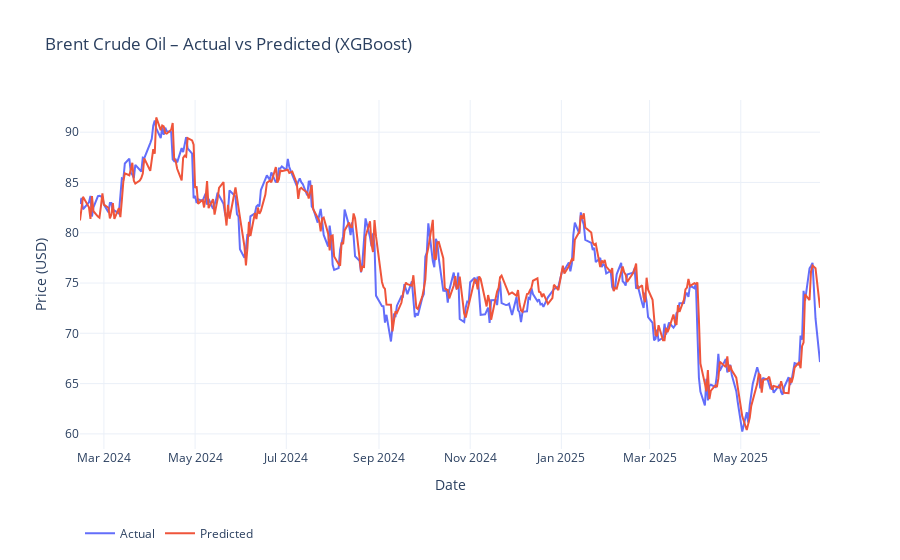

Source (notebook cell):
### Markdown cell above
## XGBOOST

### Code cell
import yfinance as yf
import pandas as pd
import numpy as np
from xgboost import XGBRegressor
from sklearn.metrics import (
    mean_squared_error,
    mean_absolute_error,
    mean_absolute_percentage_error,
    r2_score,
    explained_variance_score
)
import plotly.graph_objects as go

SEED = 42
np.random.seed(SEED)

# === 1. Download Brent crude oil price data ==================================
df = (
    yf.download("BZ=F", start="2011-06-13", end="2025-06-25")[['Close']]
      .rename(columns={'Close': 'Price'})
      .dropna()
)

# === 2. Load & align embeddings =============================================
emb = (
    pd.read_csv('../Data/raw/embeddings_feature_news_embeddings_Word2Vec_HF_En.csv', parse_dates=['date'])
      .set_index('date')
)
emb = emb.reindex(df.index).ffill().bfill()
sent = (
    pd.read_csv('../Data/raw/daily_sent.csv', parse_dates=['Date'])
      .set_index('Date')
)

df['SENT_1'] = emb['embedding_2d_1_mean']
df['SENT_2'] = emb['embedding_2d_2_mean']
df['cosine_sim']            = emb['cosine_sim']
df['drift']                 = emb['drift']
df['drift_velocity']        = emb['drift_velocity']
df['drift_velocity_diff']   = emb['drift_velocity_diff']
df['drift_acceleration']    = emb['drift_acceleration']
df['var_2d_1']              = emb['embedding_2d_1_var_daily']
df['var_2d_2']              = emb['embedding_2d_2_var_daily']
df['sentiment']             = sent['avg_score']

# === 3. Costruzione delle lag-feature =======================================
for lag in range(1, 6):
    df[f'price_lag_{lag}'] = df['Price'].shift(lag)

df['target'] = df['Price'].shift(-1)
df.dropna(inplace=True)

# === 4. Train-test split (90/10) ============================================
feat_cols = [
    'Price','SENT_1','SENT_2',
    'cosine_sim','drift','drift_velocity','drift_velocity_diff','drift_acceleration',
    'var_2d_1','var_2d_2',
    'sentiment'
]

X = df[feat_cols]
y = df['target']
split_idx = int(len(df) * 0.9)
X_train, X_test = X.iloc[:split_idx], X.iloc[split_idx:]
y_train, y_test = y.iloc[:split_idx], y.iloc[split_idx:]

# === 5. Train XGBoost ======================================================
xgb = XGBRegressor(
    n_estimators=200,
    max_depth=6,
    learning_rate=0.07,
    subsample=0.9,
    colsample_bytree=0.9,
    random_state=SEED,
    n_jobs=-1,
    tree_method="hist"  # "gpu_hist" se hai una GPU
)
xgb.fit(X_train, y_train)
preds = xgb.predict(X_test)

# === 6. Metriche di valutazione ============================================
def smape(y_true, y_pred):
    denom = (np.abs(y_true) + np.abs(y_pred)) / 2
    return np.mean(np.abs(y_true - y_pred) / denom) * 100

def theils_u(y_true, y_pred):
    rmsfe = np.sqrt(np.mean((y_pred - y_true) ** 2))
    denom = (np.sqrt(np.mean(y_true ** 2)) +
             np.sqrt(np.mean(y_pred ** 2)))
    return rmsfe / denom

metrics = {
    "RMSE": np.sqrt(mean_squared_error(y_test, preds)),
    "MAE": mean_absolute_error(y_test, preds),
    "MAPE (%)": mean_absolute_percentage_error(y_test, preds) * 100,
    "sMAPE (%)": smape(y_test.values, preds),
    "R²": r2_score(y_test, preds),
    "Explained Variance": explained_variance_score(y_test, preds),
    "Theil’s U": theils_u(y_test.values, preds),
    "Directional Accuracy (%)": (
        np.mean(
            np.sign(y_test.values[1:] - y_test.values[:-1]) ==
            np.sign(preds[1:] - y_test.values[:-1])
        ) * 100
    )
}

print(pd.Series(metrics).to_frame('XGBoost').round(4))

# === 7. Grafico Plotly Actual vs Predicted =================================
fig = go.Figure()
fig.add_trace(go.Scatter(
    x=y_test.index, y=y_test, mode='lines', name='Actual'
))
fig.add_trace(go.Scatter(
    x=y_test.index, y=preds, mode='lines', name='Predicted'
))
fig.update_layout(
    title='Brent Crude Oil – Actual vs Predicted (XGBoost)',
    xaxis_title='Date',
    yaxis_title='Price (USD)',
    template='plotly_white',
    legend=dict(orientation='h', y=-0.2)
)
fig.show()

### Figure 1 — Plotly figure (JSON) as saved in the notebook; plotly's stock layout.template omitted (floating-point values rounded to 4 significant figures; data arrays with more than 128 entries replaced by an {"elided": "..."} marker saying what was removed)
{"data": [{"mode": "lines", "name": "Actual", "type": "scatter", "x": {"elided": "338 str values"}, "y": {"elided": "338 float values"}}, {"mode": "lines", "name": "Predicted", "type": "scatter", "x": {"elided": "338 str values"}, "y": {"elided": "338 float values"}}], "layout": {"legend": {"orientation": "h", "y": -0.2}, "title": {"text": "Brent Crude Oil – Actual vs Predicted (XGBoost)"}, "xaxis": {"title": {"text": "Date"}}, "yaxis": {"title": {"text": "Price (USD)"}}}}
